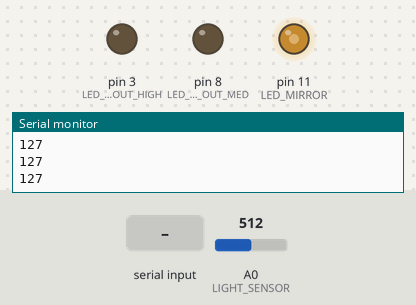
This sketch was run on a simulated Arduino Uno, built with avr-gcc and run on an emulated ATmega328P. Parts: output pins drawn as LEDs (lit = HIGH), the last lines printed to the serial monitor. The test bench sets the inputs (shaded band); at power-on: A0 (LIGHT_SENSOR) = 512.

Above: at 1.2 s.
1.3 s: A0 (LIGHT_SENSOR) set to 716
At 2.2 s:
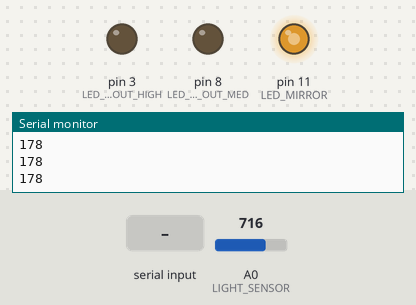
2.8 s: "1" received over Serial
At 3.4 s:
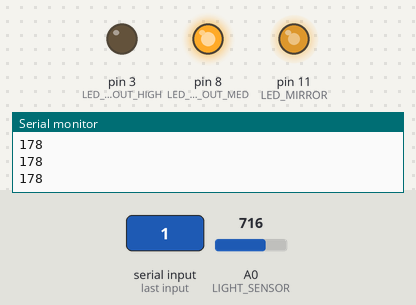
4.3 s: "2" received over Serial
At 5.5 s:
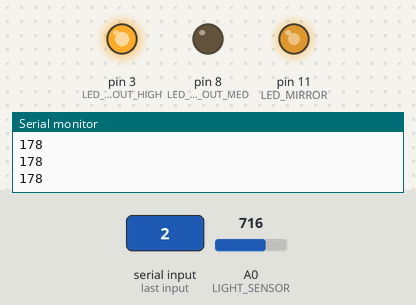
5.8 s: A0 (LIGHT_SENSOR) set to 900
At 6.9 s:
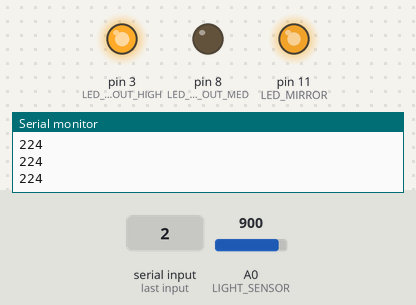
7.3 s: "0" received over Serial
At 8.1 s:
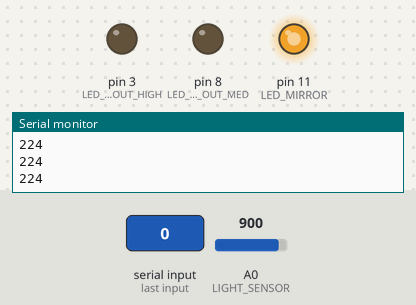
8.8 s: A0 (LIGHT_SENSOR) set to 122
At 10.1 s:
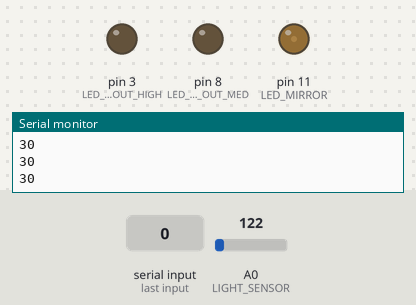
Timing chart, 0 to 11.3 s (numbered marks = the images above; inputs shaded):
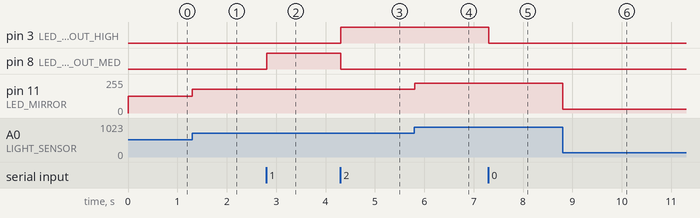

The sketch:

sensor_system.ino
```cpp
/*

Sensor system for Black Box

PWM Lib : https://code.google.com/p/arduino-pwm-frequency-library/downloads/list
PWM Lib Forum Link : http://forum.arduino.cc/index.php/topic,117425.0.html


*/


// declare hardware pins of peripherals
const byte LED_MIRROR = 11;
const byte LED_CODE_OUT_HIGH = 3;
const byte LED_CODE_OUT_MED = 8;
const byte LIGHT_SENSOR = 0;

byte brightness;


void setup() {

  // initialize serial:
  Serial.begin(57600);

  // initialize pins for outputs
  pinMode(LED_MIRROR, OUTPUT);
  pinMode(LED_CODE_OUT_HIGH, OUTPUT);
  pinMode(LED_CODE_OUT_MED, OUTPUT);

} // end setup


void loop() {

  /*
  while(1) {


   delay(250);
    digitalWrite(LED_CODE_OUT_MED, HIGH);
   digitalWrite(LED_CODE_OUT_HIGH, LOW);
    delay(250);
    digitalWrite(LED_CODE_OUT_HIGH, HIGH);
    digitalWrite(LED_CODE_OUT_MED, LOW);
  }
  */

  // read brightness from light sensor and scale the int to a btye
  brightness = map(analogRead(LIGHT_SENSOR), 0, 1023, 0, 255);

  // send brightness data out the serial port with a terminator
  Serial.println(brightness , DEC);

  // replicate detected brightness on output led for user verification
  analogWrite(LED_MIRROR, brightness);

  // delay reading sensor to minimize amount of sent raw data
  delay(10);

} // end loop()


void serialEvent() {

  while (Serial.available()) {

    char inChar = (char)Serial.read();

    digitalWrite(LED_CODE_OUT_MED, LOW);
    digitalWrite(LED_CODE_OUT_HIGH, LOW);

    if (inChar == '0') { /* do nothing */ }
    if (inChar == '1') digitalWrite(LED_CODE_OUT_MED, HIGH);
    if (inChar == '2') digitalWrite(LED_CODE_OUT_HIGH, HIGH);

  } // end while

} // end serialEvent()
```

Measured:
- after the input at 1.3 s, pin 11 (LED_MIRROR): 127/255 → 178/255 at once
- after the input at 2.8 s, pin 8 (LED_CODE_OUT_MED): LOW → HIGH at once
- after the input at 4.3 s, pin 3 (LED_CODE_OUT_HIGH): LOW → HIGH at once; pin 8 (LED_CODE_OUT_MED): HIGH → LOW at once
- after the input at 5.8 s, pin 11 (LED_MIRROR): 178/255 → 224/255 at once
- after the input at 7.3 s, pin 3 (LED_CODE_OUT_HIGH): HIGH → LOW at once
- after the input at 8.8 s, pin 11 (LED_MIRROR): 224/255 → 30/255 at once
